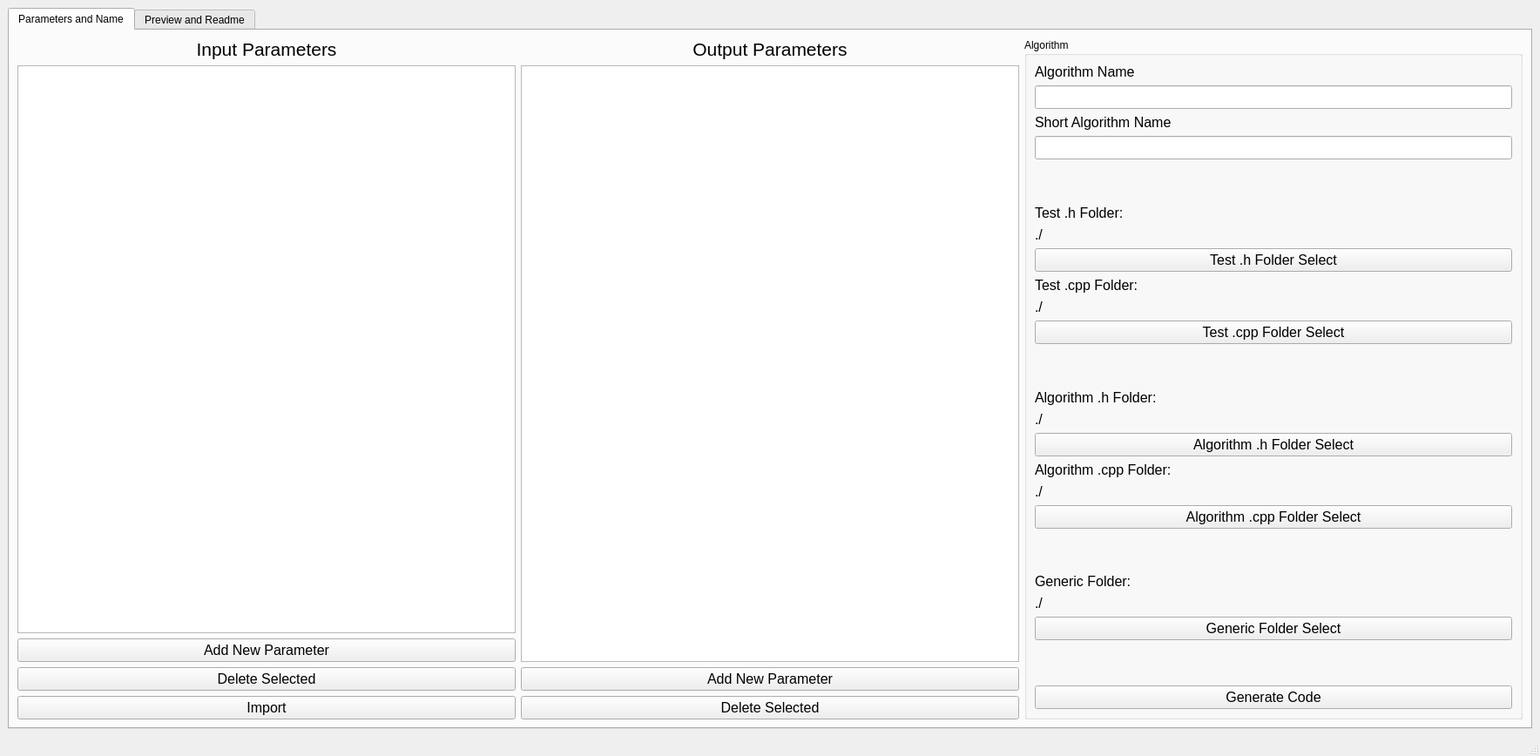
<?xml version="1.0" encoding="UTF-8"?>
<ui version="4.0">
 <class>MainWindow</class>
 <widget class="QMainWindow" name="MainWindow">
  <property name="geometry">
   <rect>
    <x>0</x>
    <y>0</y>
    <width>1768</width>
    <height>868</height>
   </rect>
  </property>
  <property name="windowTitle">
   <string>MainWindow</string>
  </property>
  <widget class="QWidget" name="centralwidget">
   <layout class="QGridLayout" name="gridLayout">
    <item row="0" column="0">
     <widget class="QTabWidget" name="tabWidget">
      <property name="currentIndex">
       <number>0</number>
      </property>
      <widget class="QWidget" name="tab_3">
       <attribute name="title">
        <string>Parameters and Name</string>
       </attribute>
       <layout class="QGridLayout" name="gridLayout_4">
        <item row="0" column="0">
         <layout class="QVBoxLayout" name="verticalLayout_2">
          <item>
           <widget class="QLabel" name="label_13">
            <property name="font">
             <font>
              <pointsize>16</pointsize>
             </font>
            </property>
            <property name="text">
             <string>Input Parameters</string>
            </property>
            <property name="alignment">
             <set>Qt::AlignCenter</set>
            </property>
           </widget>
          </item>
          <item>
           <widget class="QListWidget" name="listWidget"/>
          </item>
          <item>
           <widget class="QPushButton" name="pushButton_7">
            <property name="font">
             <font>
              <pointsize>12</pointsize>
             </font>
            </property>
            <property name="text">
             <string>Add New Parameter</string>
            </property>
           </widget>
          </item>
          <item>
           <widget class="QPushButton" name="pushButton_8">
            <property name="font">
             <font>
              <pointsize>12</pointsize>
             </font>
            </property>
            <property name="text">
             <string>Delete Selected</string>
            </property>
           </widget>
          </item>
          <item>
           <widget class="QPushButton" name="pushButton_11">
            <property name="font">
             <font>
              <pointsize>12</pointsize>
             </font>
            </property>
            <property name="text">
             <string>Import</string>
            </property>
           </widget>
          </item>
         </layout>
        </item>
        <item row="0" column="2">
         <widget class="QGroupBox" name="groupBox">
          <property name="sizePolicy">
           <sizepolicy hsizetype="Expanding" vsizetype="Minimum">
            <horstretch>0</horstretch>
            <verstretch>0</verstretch>
           </sizepolicy>
          </property>
          <property name="title">
           <string>Algorithm </string>
          </property>
          <layout class="QGridLayout" name="gridLayout_2">
           <item row="0" column="0">
            <layout class="QVBoxLayout" name="verticalLayout">
             <item>
              <widget class="QLabel" name="label">
               <property name="font">
                <font>
                 <pointsize>12</pointsize>
                </font>
               </property>
               <property name="text">
                <string>Algorithm Name</string>
               </property>
              </widget>
             </item>
             <item>
              <widget class="QLineEdit" name="lineEdit">
               <property name="font">
                <font>
                 <pointsize>12</pointsize>
                </font>
               </property>
              </widget>
             </item>
             <item>
              <widget class="QLabel" name="label_2">
               <property name="font">
                <font>
                 <pointsize>12</pointsize>
                </font>
               </property>
               <property name="text">
                <string>Short Algorithm Name</string>
               </property>
              </widget>
             </item>
             <item>
              <widget class="QLineEdit" name="lineEdit_2">
               <property name="font">
                <font>
                 <pointsize>12</pointsize>
                </font>
               </property>
              </widget>
             </item>
             <item>
              <spacer name="verticalSpacer">
               <property name="orientation">
                <enum>Qt::Vertical</enum>
               </property>
               <property name="sizeHint" stdset="0">
                <size>
                 <width>20</width>
                 <height>40</height>
                </size>
               </property>
              </spacer>
             </item>
             <item>
              <widget class="QLabel" name="label_4">
               <property name="font">
                <font>
                 <pointsize>12</pointsize>
                </font>
               </property>
               <property name="text">
                <string>Test .h Folder:</string>
               </property>
              </widget>
             </item>
             <item>
              <widget class="QLabel" name="label_8">
               <property name="font">
                <font>
                 <pointsize>12</pointsize>
                </font>
               </property>
               <property name="text">
                <string>./</string>
               </property>
              </widget>
             </item>
             <item>
              <widget class="QPushButton" name="pushButton_3">
               <property name="font">
                <font>
                 <pointsize>12</pointsize>
                </font>
               </property>
               <property name="text">
                <string>Test .h Folder Select</string>
               </property>
              </widget>
             </item>
             <item>
              <widget class="QLabel" name="label_3">
               <property name="font">
                <font>
                 <pointsize>12</pointsize>
                </font>
               </property>
               <property name="text">
                <string>Test .cpp Folder:</string>
               </property>
              </widget>
             </item>
             <item>
              <widget class="QLabel" name="label_7">
               <property name="font">
                <font>
                 <pointsize>12</pointsize>
                </font>
               </property>
               <property name="text">
                <string>./</string>
               </property>
              </widget>
             </item>
             <item>
              <widget class="QPushButton" name="pushButton_2">
               <property name="font">
                <font>
                 <pointsize>12</pointsize>
                </font>
               </property>
               <property name="text">
                <string>Test .cpp Folder Select</string>
               </property>
              </widget>
             </item>
             <item>
              <spacer name="verticalSpacer_2">
               <property name="orientation">
                <enum>Qt::Vertical</enum>
               </property>
               <property name="sizeHint" stdset="0">
                <size>
                 <width>20</width>
                 <height>40</height>
                </size>
               </property>
              </spacer>
             </item>
             <item>
              <widget class="QLabel" name="label_5">
               <property name="font">
                <font>
                 <pointsize>12</pointsize>
                </font>
               </property>
               <property name="text">
                <string>Algorithm .h Folder:</string>
               </property>
              </widget>
             </item>
             <item>
              <widget class="QLabel" name="label_9">
               <property name="font">
                <font>
                 <pointsize>12</pointsize>
                </font>
               </property>
               <property name="text">
                <string>./</string>
               </property>
              </widget>
             </item>
             <item>
              <widget class="QPushButton" name="pushButton_4">
               <property name="font">
                <font>
                 <pointsize>12</pointsize>
                </font>
               </property>
               <property name="text">
                <string>Algorithm .h Folder Select</string>
               </property>
              </widget>
             </item>
             <item>
              <widget class="QLabel" name="label_6">
               <property name="font">
                <font>
                 <pointsize>12</pointsize>
                </font>
               </property>
               <property name="text">
                <string>Algorithm .cpp Folder:</string>
               </property>
              </widget>
             </item>
             <item>
              <widget class="QLabel" name="label_10">
               <property name="font">
                <font>
                 <pointsize>12</pointsize>
                </font>
               </property>
               <property name="text">
                <string>./</string>
               </property>
              </widget>
             </item>
             <item>
              <widget class="QPushButton" name="pushButton_5">
               <property name="font">
                <font>
                 <pointsize>12</pointsize>
                </font>
               </property>
               <property name="text">
                <string>Algorithm .cpp Folder Select</string>
               </property>
              </widget>
             </item>
             <item>
              <spacer name="verticalSpacer_3">
               <property name="orientation">
                <enum>Qt::Vertical</enum>
               </property>
               <property name="sizeHint" stdset="0">
                <size>
                 <width>20</width>
                 <height>40</height>
                </size>
               </property>
              </spacer>
             </item>
             <item>
              <widget class="QLabel" name="label_11">
               <property name="font">
                <font>
                 <pointsize>12</pointsize>
                </font>
               </property>
               <property name="text">
                <string>Generic Folder:</string>
               </property>
              </widget>
             </item>
             <item>
              <widget class="QLabel" name="label_12">
               <property name="font">
                <font>
                 <pointsize>12</pointsize>
                </font>
               </property>
               <property name="text">
                <string>./</string>
               </property>
              </widget>
             </item>
             <item>
              <widget class="QPushButton" name="pushButton_6">
               <property name="font">
                <font>
                 <pointsize>12</pointsize>
                </font>
               </property>
               <property name="text">
                <string>Generic Folder Select</string>
               </property>
              </widget>
             </item>
             <item>
              <spacer name="verticalSpacer_4">
               <property name="orientation">
                <enum>Qt::Vertical</enum>
               </property>
               <property name="sizeHint" stdset="0">
                <size>
                 <width>20</width>
                 <height>40</height>
                </size>
               </property>
              </spacer>
             </item>
             <item>
              <widget class="QPushButton" name="pushButton">
               <property name="font">
                <font>
                 <pointsize>12</pointsize>
                </font>
               </property>
               <property name="text">
                <string>Generate Code</string>
               </property>
              </widget>
             </item>
            </layout>
           </item>
          </layout>
         </widget>
        </item>
        <item row="0" column="1">
         <layout class="QGridLayout" name="gridLayout_3">
          <item row="0" column="0">
           <widget class="QLabel" name="label_14">
            <property name="font">
             <font>
              <pointsize>16</pointsize>
             </font>
            </property>
            <property name="text">
             <string>Output Parameters</string>
            </property>
            <property name="alignment">
             <set>Qt::AlignCenter</set>
            </property>
           </widget>
          </item>
          <item row="1" column="0">
           <widget class="QListWidget" name="listWidget_2"/>
          </item>
          <item row="2" column="0">
           <widget class="QPushButton" name="pushButton_9">
            <property name="font">
             <font>
              <pointsize>12</pointsize>
             </font>
            </property>
            <property name="text">
             <string>Add New Parameter</string>
            </property>
           </widget>
          </item>
          <item row="3" column="0">
           <widget class="QPushButton" name="pushButton_10">
            <property name="font">
             <font>
              <pointsize>12</pointsize>
             </font>
            </property>
            <property name="text">
             <string>Delete Selected</string>
            </property>
           </widget>
          </item>
         </layout>
        </item>
       </layout>
      </widget>
      <widget class="QWidget" name="tab_4">
       <attribute name="title">
        <string>Preview and Readme</string>
       </attribute>
       <layout class="QGridLayout" name="gridLayout_5">
        <item row="0" column="0">
         <widget class="QPushButton" name="pushButton_12">
          <property name="text">
           <string>PushButton</string>
          </property>
         </widget>
        </item>
       </layout>
      </widget>
     </widget>
    </item>
   </layout>
  </widget>
  <widget class="QMenuBar" name="menubar">
   <property name="geometry">
    <rect>
     <x>0</x>
     <y>0</y>
     <width>1768</width>
     <height>26</height>
    </rect>
   </property>
  </widget>
  <widget class="QStatusBar" name="statusbar"/>
 </widget>
 <resources/>
 <connections/>
</ui>
